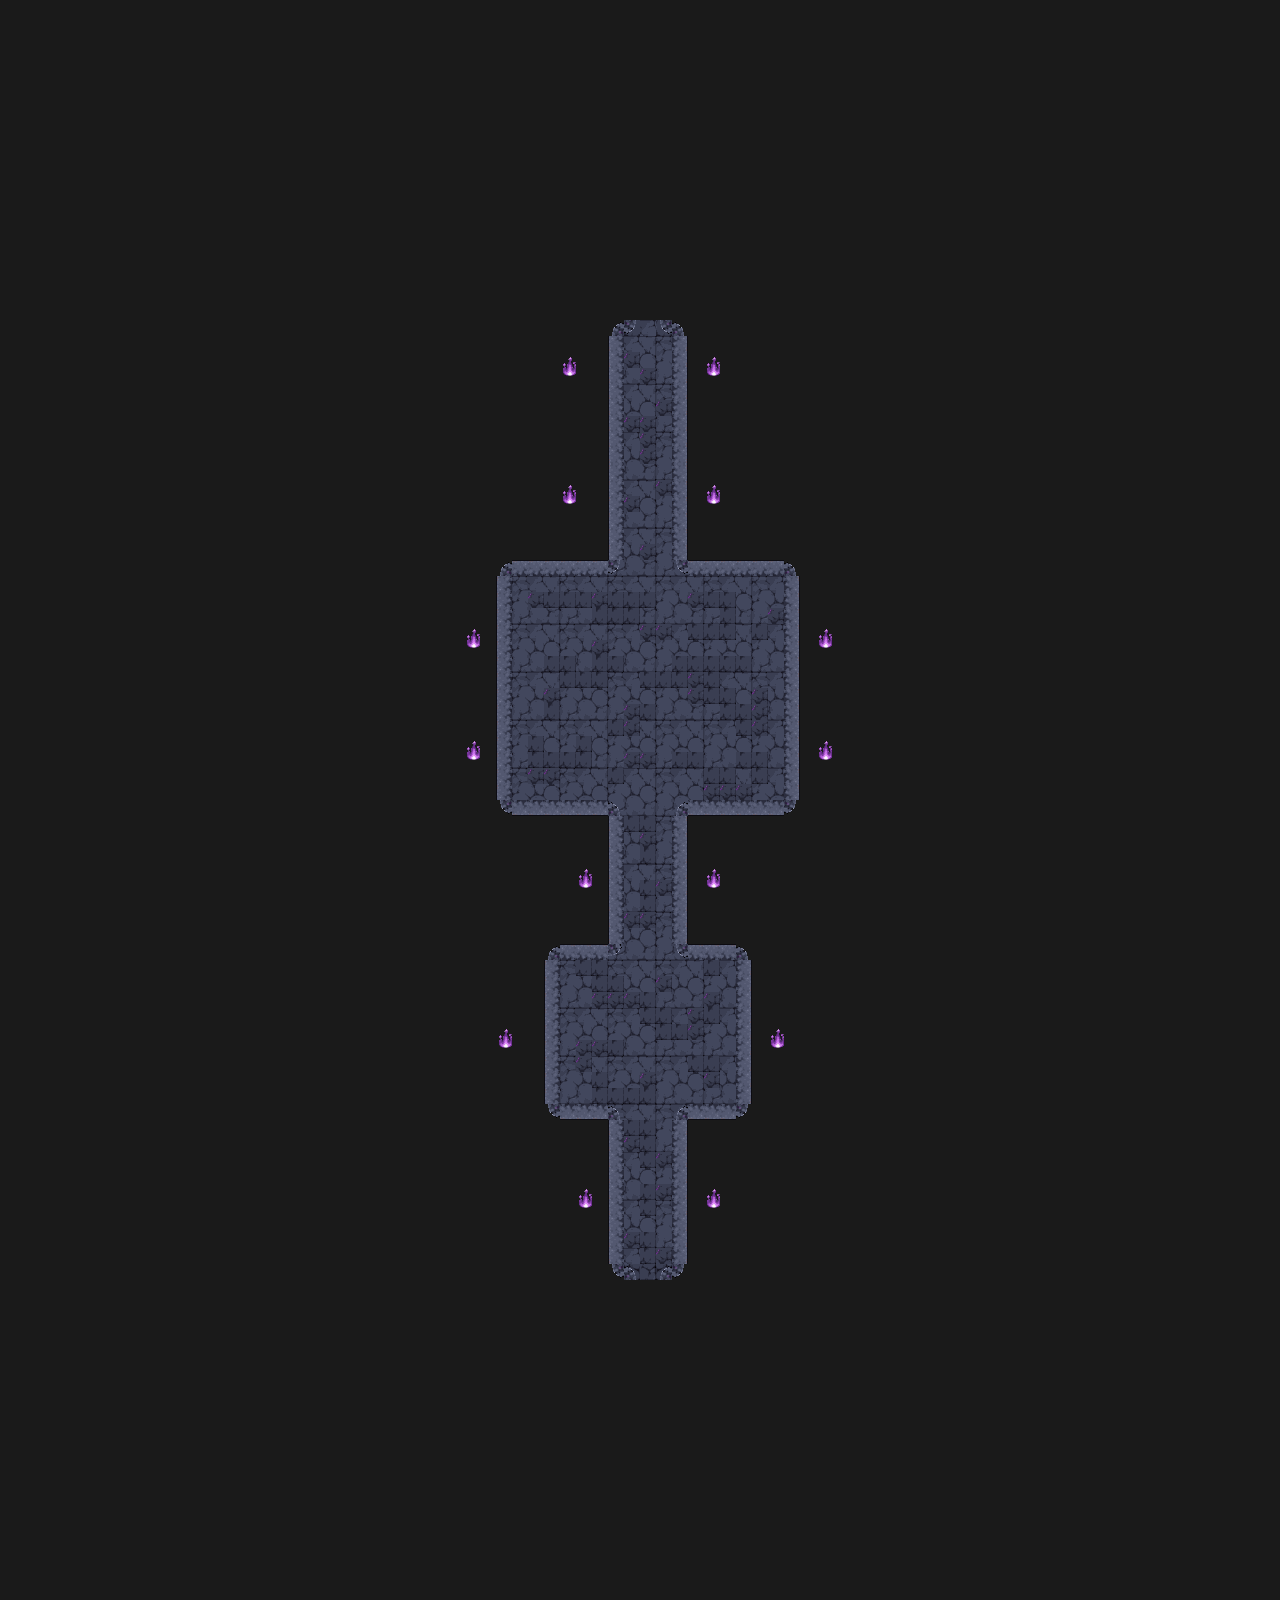

Tiled map render using the project's own tile images. Description and the map definition, with tile-layer contents summarised, below:
An orthogonal 80x100 tile map with 16x16 px tiles, 3 tile layers (Background, Ground, High Ground), 3 tilesets and 29 objects (3x bat, 2x veilseer, tobossCave0, toSpawnCave).

<map version="1.10" tiledversion="1.12.2" orientation="orthogonal" renderorder="right-down" width="80" height="100" tilewidth="16" tileheight="16" infinite="0" nextlayerid="9" nextobjectid="34">
 <tileset firstgid="1" name="cave" tilewidth="16" tileheight="16" tilecount="160" columns="16">
  <image source="_tilesets/cave.png" width="256" height="160" />
 </tileset>
 <tileset firstgid="161" name="veil_tileset_v5_16x16 (2)" tilewidth="16" tileheight="16" tilecount="1024" columns="32">
  <image source="_tilesets/veil_tileset_v5_16x16.png" width="512" height="512" />
 </tileset>
 <tileset firstgid="1185" name="veil_tileset_v5_16x16 (2)" tilewidth="16" tileheight="16" tilecount="1024" columns="32">
  <image source="_tilesets/veil_tileset_v5_16x16.png" width="512" height="512" />
 </tileset>
 <layer id="1" name="Background" width="80" height="100">
  <data>[8000 cells, 8000 non-empty, 1 distinct tile ids]</data>
 </layer>
 <layer id="3" name="Ground" width="80" height="100">
  <data>[8000 cells, 600 non-empty, 13 distinct tile ids]</data>
 </layer>
 <layer id="2" name="High Ground" width="80" height="100">
  <data>[8000 cells, 198 non-empty, 7 distinct tile ids]</data>
 </layer>
 <objectgroup id="4" name="Walls">
  <object id="2" x="672" y="560" width="128" height="16" />
  <object id="3" x="496" y="560" width="128" height="16" />
  <object id="4" x="672" y="800" width="128" height="16" />
  <object id="5" x="496" y="800" width="128" height="16" />
  <object id="6" x="544" y="944" width="80" height="16" />
  <object id="7" x="672" y="944" width="80" height="16" />
  <object id="8" x="544" y="1104" width="80" height="16" />
  <object id="9" x="672" y="1104" width="80" height="16" />
  <object id="10" x="608" y="1264" width="32" height="16" />
  <object id="11" x="656" y="1264" width="32" height="16" />
  <object id="12" x="672" y="1104" width="16" height="176" />
  <object id="13" x="608" y="1104" width="16" height="176" />
  <object id="14" x="736" y="944" width="16" height="176" />
  <object id="15" x="544" y="944" width="16" height="176" />
  <object id="16" x="608" y="800" width="16" height="160" />
  <object id="17" x="672" y="800" width="16" height="160" />
  <object id="18" x="496" y="560" width="16" height="256" />
  <object id="19" x="784" y="560" width="16" height="256" />
  <object id="20" x="672" y="320" width="16" height="256" />
  <object id="21" x="608" y="320" width="16" height="256" />
  <object id="22" x="608" y="320" width="32" height="16" />
  <object id="23" x="656" y="320" width="32" height="16" />
 </objectgroup>
 <objectgroup id="5" name="Collisions" />
 <objectgroup id="6" name="Transitions">
  <object id="24" name="tobossCave0" x="636" y="320" width="24" height="10">
   <properties>
    <property name="destX" type="int" value="728" />
    <property name="destY" type="int" value="1096" />
   </properties>
  </object>
  <object id="27" name="toSpawnCave" x="637" y="1273" width="22" height="7">
   <properties>
    <property name="destX" type="int" value="408" />
    <property name="destY" type="int" value="443" />
   </properties>
  </object>
 </objectgroup>
 <objectgroup id="8" name="Enemies">
  <object id="28" name="veilseer" x="584" y="653">
   <point />
  </object>
  <object id="29" name="veilseer" x="712" y="653">
   <point />
  </object>
  <object id="30" name="bat" x="616" y="1054">
   <point />
  </object>
  <object id="31" name="bat" x="680" y="1054">
   <point />
  </object>
  <object id="32" name="bat" x="648" y="990">
   <point />
  </object>
 </objectgroup>
 <objectgroup id="7" name="DialogTriggers" />
</map>
